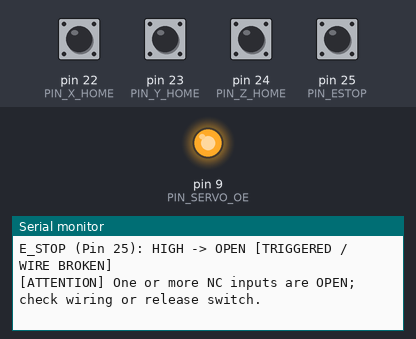
A sketch run on a simulated Arduino Mega 2560, built with avr-gcc and run on an emulated ATmega2560. On the bench: output pins drawn as LEDs (lit = HIGH), the last lines printed to the serial monitor. The test bench sets the inputs (shaded band); at power-on: pin 22 (PIN_X_HOME), pin 23 (PIN_Y_HOME), pin 24 (PIN_Z_HOME), pin 25 (PIN_ESTOP) HIGH. Pins used as bus, display or sensor lines are not drawn.

Above: at 1.5 s.
1.6 s: pin 22 (PIN_X_HOME) pulled LOW for 0.15 s
At 1.95 s:
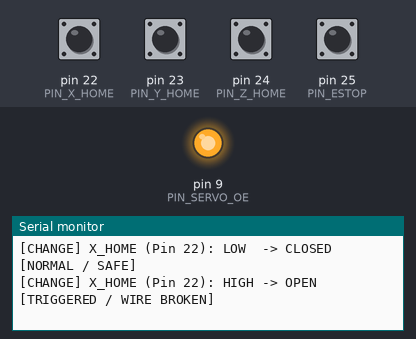
3.2 s: pin 23 (PIN_Y_HOME) pulled LOW for 0.15 s
At 3.7 s:
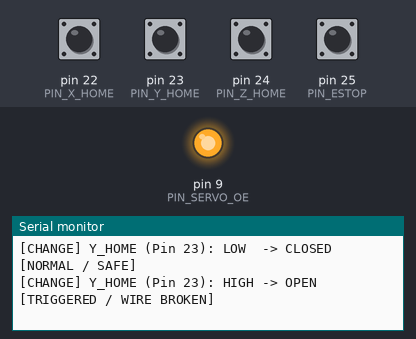
4.8 s: pin 24 (PIN_Z_HOME) pulled LOW for 0.15 s
At 4.94 s:
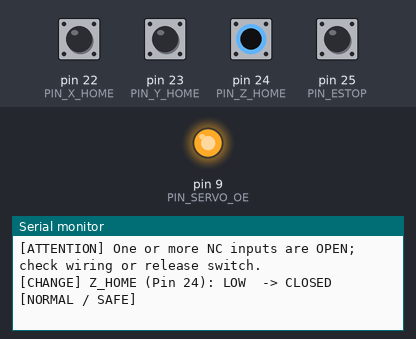
6.4 s: pin 25 (PIN_ESTOP) pulled LOW for 0.15 s
At 6.85 s:
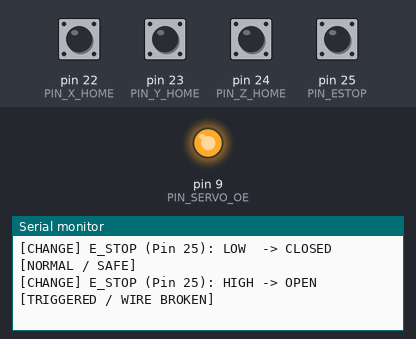
8.0 s: pin 22 (PIN_X_HOME) pulled LOW for 1 s
10.5 s: pin 23 (PIN_Y_HOME) pulled LOW for 1 s
At 11.0 s:
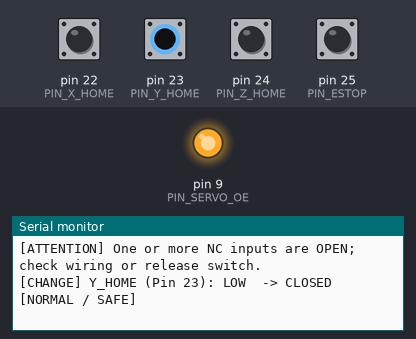

Measured:
- after the input at 1.6 s, the serial monitor: prints a new line at once (image 1)
- after the input at 3.2 s, the serial monitor: prints a new line at once (image 2)
- after the input at 4.8 s, the serial monitor: prints a new line at once (image 3)
- after the input at 6.4 s, the serial monitor: prints a new line at once (image 4)
- after the input at 10.5 s, the serial monitor: prints a new line at once (image 5)

The sketch:

mega_01_switches_estop.ino
```cpp
// =========================================================================
// Stage 1 Bench Test: Arduino Mega 2560 — Limit Switches & E-Stop Verifier
// Purpose:  Verify all 3 Normally-Closed (NC) limit switches and E-Stop
//           auxiliary contact BEFORE energizing any steppers or servos.
// Safety:   PIN_STEPPER_EN and PIN_SERVO_OE are locked HIGH (disabled).
// Usage:    Upload to Arduino Mega 2560, open Serial Monitor @ 115200 baud.
//           Click each microswitch and press/release E-stop one by one.
// =========================================================================

#define PIN_STEPPER_EN  8   // Locked HIGH (disabled) throughout this test
#define PIN_SERVO_OE    9   // Locked HIGH (disabled) throughout this test
#define PIN_X_HOME     22   // X-Axis NC Limit Switch to GND
#define PIN_Y_HOME     23   // Y-Axis NC Limit Switch to GND
#define PIN_Z_HOME     24   // Z-Axis NC Overtravel/Home Switch to GND
#define PIN_ESTOP      25   // Latching E-Stop Pole 2 NC Aux Contact to GND

bool prevX = false;
bool prevY = false;
bool prevZ = false;
bool prevE = false;
unsigned long lastTableMs = 0;

void printPinStatus(const char *label, uint8_t pin, bool isOpen) {
  Serial.print(label);
  Serial.print(F(" (Pin "));
  Serial.print(pin);
  Serial.print(F("): "));
  if (isOpen) {
    Serial.print(F("HIGH -> OPEN [TRIGGERED / WIRE BROKEN]"));
  } else {
    Serial.print(F("LOW  -> CLOSED [NORMAL / SAFE]"));
  }
  Serial.println();
}

void setup() {
  // Guarantee steppers and servos stay completely disabled
  pinMode(PIN_STEPPER_EN, OUTPUT);
  digitalWrite(PIN_STEPPER_EN, HIGH);
  pinMode(PIN_SERVO_OE, OUTPUT);
  digitalWrite(PIN_SERVO_OE, HIGH);

  pinMode(PIN_X_HOME, INPUT_PULLUP);
  pinMode(PIN_Y_HOME, INPUT_PULLUP);
  pinMode(PIN_Z_HOME, INPUT_PULLUP);
  pinMode(PIN_ESTOP,  INPUT_PULLUP);

  Serial.begin(115200);
  delay(300);
  Serial.println(F("=========================================================="));
  Serial.println(F(" CapSorter Stage 1: NC Limit Switch & E-Stop Bench Test"));
  Serial.println(F(" Steppers & Servos are DISABLED (safe zero-motion test)."));
  Serial.println(F(" Expected at rest (unpressed): ALL FOUR must read LOW."));
  Serial.println(F(" Expected when pressed/unplugged: pin flips to HIGH."));
  Serial.println(F("=========================================================="));

  prevX = (digitalRead(PIN_X_HOME) == HIGH);
  prevY = (digitalRead(PIN_Y_HOME) == HIGH);
  prevZ = (digitalRead(PIN_Z_HOME) == HIGH);
  prevE = (digitalRead(PIN_ESTOP)  == HIGH);
}

void loop() {
  bool curX = (digitalRead(PIN_X_HOME) == HIGH);
  bool curY = (digitalRead(PIN_Y_HOME) == HIGH);
  bool curZ = (digitalRead(PIN_Z_HOME) == HIGH);
  bool curE = (digitalRead(PIN_ESTOP)  == HIGH);

  if (curX != prevX) {
    Serial.print(F("[CHANGE] "));
    printPinStatus("X_HOME", PIN_X_HOME, curX);
    prevX = curX;
  }
  if (curY != prevY) {
    Serial.print(F("[CHANGE] "));
    printPinStatus("Y_HOME", PIN_Y_HOME, curY);
    prevY = curY;
  }
  if (curZ != prevZ) {
    Serial.print(F("[CHANGE] "));
    printPinStatus("Z_HOME", PIN_Z_HOME, curZ);
    prevZ = curZ;
  }
  if (curE != prevE) {
    Serial.print(F("[CHANGE] "));
    printPinStatus("E_STOP", PIN_ESTOP, curE);
    prevE = curE;
  }

  unsigned long now = millis();
  if (now - lastTableMs >= 1000UL) {
    lastTableMs = now;
    Serial.println(F("--- Live Snapshot (1 Hz) ---"));
    printPinStatus("X_HOME", PIN_X_HOME, curX);
    printPinStatus("Y_HOME", PIN_Y_HOME, curY);
    printPinStatus("Z_HOME", PIN_Z_HOME, curZ);
    printPinStatus("E_STOP", PIN_ESTOP, curE);
    if (!curX && !curY && !curZ && !curE) {
      Serial.println(F("[PASS CHECK] All 4 NC circuits CLOSED (ready for Stage 2)."));
    } else {
      Serial.println(F("[ATTENTION] One or more NC inputs are OPEN; check wiring or release switch."));
    }
  }
  delay(20);
}
```
